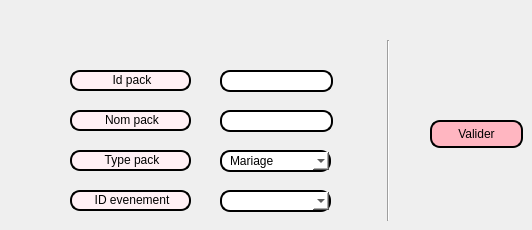
     <widget class="QWidget" name="tab_12">
      <attribute name="title">
       <string>Ajouter</string>
      </attribute>
      <widget class="QLabel" name="label_20">
       <property name="geometry">
        <rect>
         <x>70</x>
         <y>70</y>
         <width>121</width>
         <height>21</height>
        </rect>
       </property>
       <property name="styleSheet">
        <string notr="true">border: 2px solid black;
font: 75 8pt &quot;MS Shell Dlg 2&quot;;
border-radius: 10px;
padding: 0 8px;
background: #FFF0F5;
font: bold, &quot;Comic Sans MS&quot;;;
text-align:center;

</string>
       </property>
       <property name="text">
        <string>&lt;html&gt;&lt;head/&gt;&lt;body&gt;&lt;p align=&quot;center&quot;&gt;Id pack&lt;/p&gt;&lt;/body&gt;&lt;/html&gt;</string>
       </property>
      </widget>
      <widget class="QLineEdit" name="id_pack">
       <property name="geometry">
        <rect>
         <x>220</x>
         <y>70</y>
         <width>113</width>
         <height>22</height>
        </rect>
       </property>
       <property name="styleSheet">
        <string notr="true">font: 8pt &quot;Comic Sans MS&quot;;
border: 2px solid black;
font: 75 8pt &quot;MS Shell Dlg 2&quot;;
border-radius: 10px;
padding: 0 8px;
background: white;
font: bold, &quot;Comic Sans MS&quot;;;
text-align:center
</string>
       </property>
       <property name="maxLength">
        <number>8</number>
       </property>
      </widget>
      <widget class="QLabel" name="label_21">
       <property name="geometry">
        <rect>
         <x>70</x>
         <y>110</y>
         <width>121</width>
         <height>21</height>
        </rect>
       </property>
       <property name="styleSheet">
        <string notr="true">border: 2px solid black;
font: 75 8pt &quot;MS Shell Dlg 2&quot;;
border-radius: 10px;
padding: 0 8px;
background: #FFF0F5;
font: bold, &quot;Comic Sans MS&quot;;;
text-align:center;

</string>
       </property>
       <property name="text">
        <string>&lt;html&gt;&lt;head/&gt;&lt;body&gt;&lt;p align=&quot;center&quot;&gt;Nom pack&lt;/p&gt;&lt;/body&gt;&lt;/html&gt;</string>
       </property>
      </widget>
      <widget class="QLabel" name="label_22">
       <property name="geometry">
        <rect>
         <x>70</x>
         <y>150</y>
         <width>121</width>
         <height>21</height>
        </rect>
       </property>
       <property name="styleSheet">
        <string notr="true">border: 2px solid black;
font: 75 8pt &quot;MS Shell Dlg 2&quot;;
border-radius: 10px;
padding: 0 8px;
background: #FFF0F5;
font: bold, &quot;Comic Sans MS&quot;;;
text-align:center;

</string>
       </property>
       <property name="text">
        <string>&lt;html&gt;&lt;head/&gt;&lt;body&gt;&lt;p align=&quot;center&quot;&gt;Type pack&lt;/p&gt;&lt;/body&gt;&lt;/html&gt;</string>
       </property>
      </widget>
      <widget class="QLineEdit" name="nom_pack">
       <property name="geometry">
        <rect>
         <x>220</x>
         <y>110</y>
         <width>113</width>
         <height>22</height>
        </rect>
       </property>
       <property name="styleSheet">
        <string notr="true">font: 8pt &quot;Comic Sans MS&quot;;
border: 2px solid black;
font: 75 8pt &quot;MS Shell Dlg 2&quot;;
border-radius: 10px;
padding: 0 8px;
background: white;
font: bold, &quot;Comic Sans MS&quot;;;
text-align:center
</string>
       </property>
       <property name="maxLength">
        <number>10</number>
       </property>
      </widget>
      <widget class="QPushButton" name="pushButton_valider__ajout_pack">
       <property name="geometry">
        <rect>
         <x>430</x>
         <y>120</y>
         <width>93</width>
         <height>28</height>
        </rect>
       </property>
       <property name="styleSheet">
        <string notr="true">border: 2px solid black;
border-radius: 10px;
padding: 0 8px;
background:#FFB6C1	;
font: bold, &quot;Comic Sans MS&quot;
</string>
       </property>
       <property name="text">
        <string>Valider</string>
       </property>
      </widget>
      <widget class="QComboBox" name="type_pack">
       <property name="geometry">
        <rect>
         <x>220</x>
         <y>150</y>
         <width>111</width>
         <height>22</height>
        </rect>
       </property>
       <property name="styleSheet">
        <string notr="true">font: 8pt &quot;Comic Sans MS&quot;;
border: 2px solid black;
font: 75 8pt &quot;MS Shell Dlg 2&quot;;
border-radius: 10px;
padding: 0 8px;
background: white;
font: bold, &quot;Comic Sans MS&quot;;;
text-align:center
</string>
       </property>
       <property name="currentText">
        <string>Mariage</string>
       </property>
       <item>
        <property name="text">
         <string>Mariage</string>
        </property>
       </item>
       <item>
        <property name="text">
         <string>Soirée</string>
        </property>
       </item>
       <item>
        <property name="text">
         <string>fête</string>
        </property>
       </item>
       <item>
        <property name="text">
         <string>Anniversaire</string>
        </property>
       </item>
      </widget>
      <widget class="QLabel" name="label_37">
       <property name="geometry">
        <rect>
         <x>70</x>
         <y>190</y>
         <width>121</width>
         <height>21</height>
        </rect>
       </property>
       <property name="styleSheet">
        <string notr="true">border: 2px solid black;
font: 75 8pt &quot;MS Shell Dlg 2&quot;;
border-radius: 10px;
padding: 0 8px;
background: #FFF0F5;
font: bold, &quot;Comic Sans MS&quot;;;
text-align:center;

</string>
       </property>
       <property name="text">
        <string>&lt;html&gt;&lt;head/&gt;&lt;body&gt;&lt;p align=&quot;center&quot;&gt;ID evenement&lt;/p&gt;&lt;/body&gt;&lt;/html&gt;</string>
       </property>
      </widget>
      <widget class="QComboBox" name="id_eve_2">
       <property name="geometry">
        <rect>
         <x>220</x>
         <y>190</y>
         <width>111</width>
         <height>22</height>
        </rect>
       </property>
       <property name="styleSheet">
        <string notr="true">font: 8pt &quot;Comic Sans MS&quot;;
border: 2px solid black;
font: 75 8pt &quot;MS Shell Dlg 2&quot;;
border-radius: 10px;
padding: 0 8px;
background: white;
font: bold, &quot;Comic Sans MS&quot;;;
text-align:center
</string>
       </property>
       <property name="currentText">
        <string/>
       </property>
      </widget>
      <widget class="Line" name="line_5">
       <property name="geometry">
        <rect>
         <x>380</x>
         <y>40</y>
         <width>16</width>
         <height>181</height>
        </rect>
       </property>
       <property name="orientation">
        <enum>Qt::Vertical</enum>
       </property>
      </widget>
     </widget>
